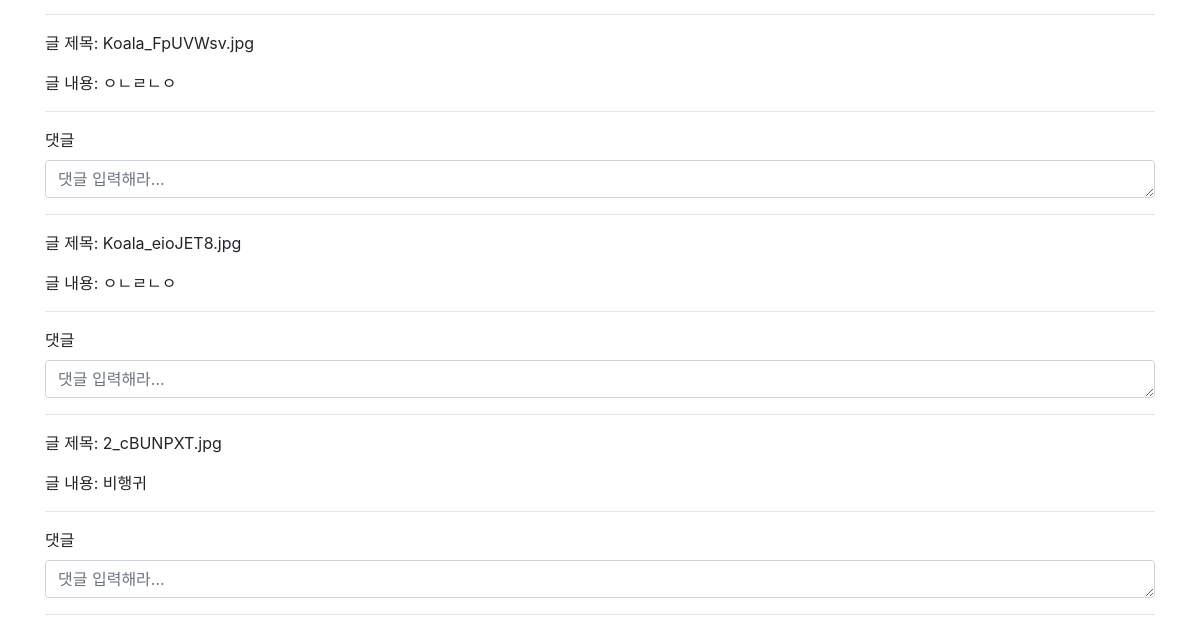
/photos/explore/ (lower part), run on an earlier commit of the app's database.
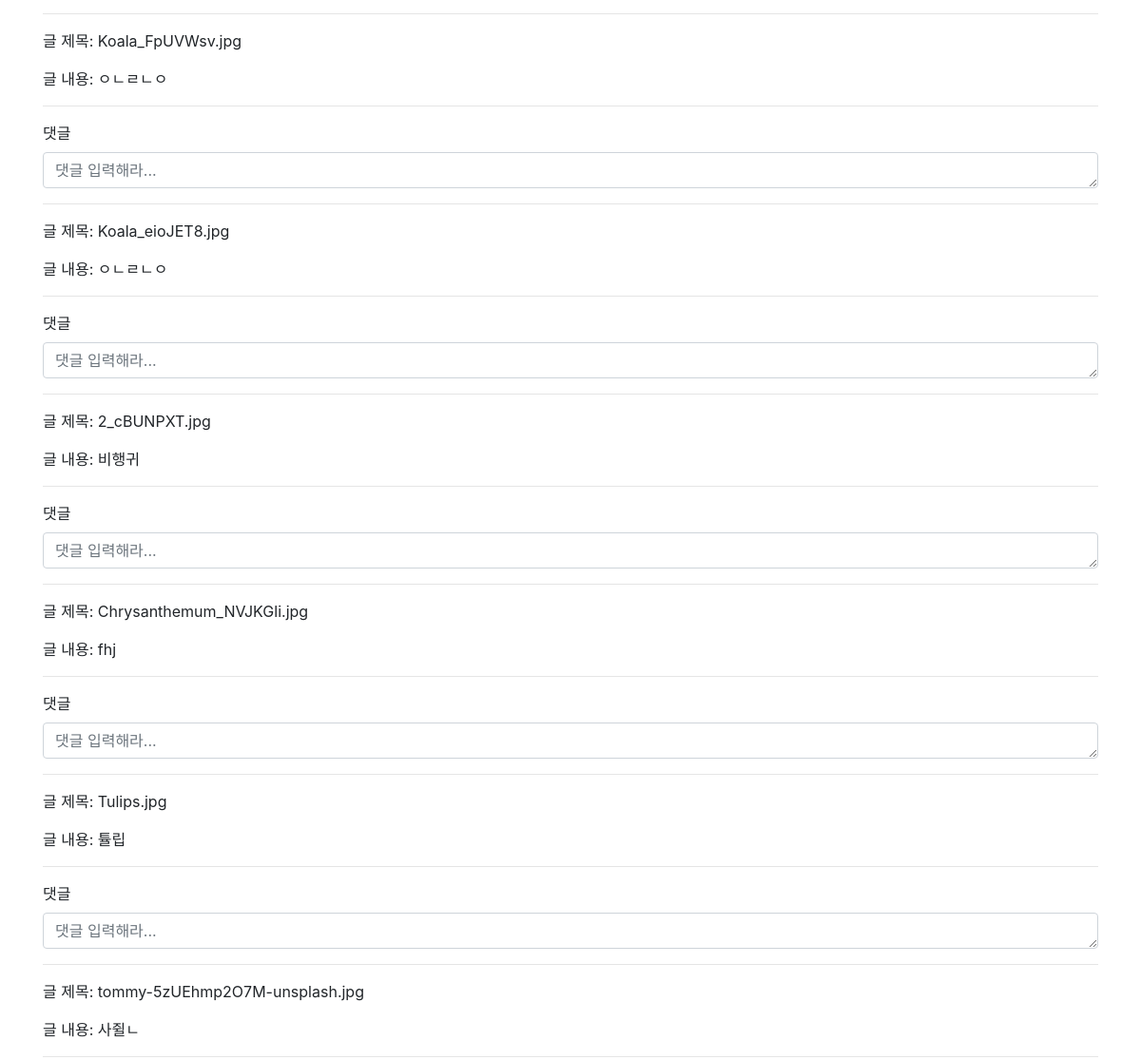
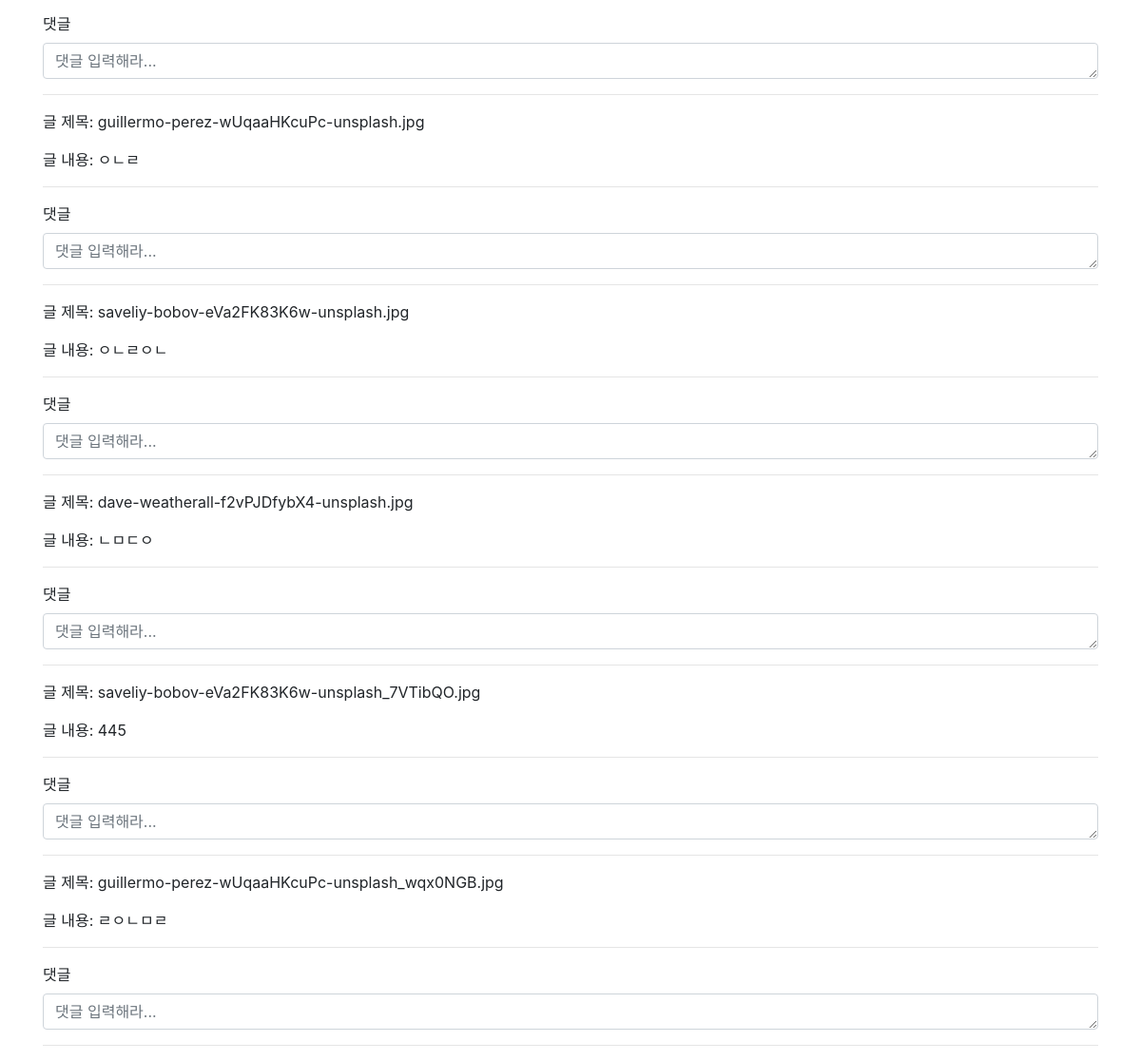
And on a later commit of the database (2 pictures, top to bottom).
### photos/models.py (models this page shows, shortened)
class Photo(models.Model):
  photo = models.ImageField()
  content = models.TextField()
  longitude = models.FloatField()
  latitude = models.FloatField()
  created_at = models.DateTimeField(auto_now_add=True)
  updated_at = models.DateTimeField(auto_now=True)
  user = models.ForeignKey(settings.AUTH_USER_MODEL, on_delete=models.CASCADE)
  like_users = models.ManyToManyField(settings.AUTH_USER_MODEL, related_name='like_articles', blank=True)
  hashtags = models.ManyToManyField(Hashtag, blank=True)

### photos/views.py (the view)
# urls.py: path('explore/', views.explore, name='explore'),
def explore(request):
  photos = Photo.objects.all()
  comment_form = CommentForm()
  context = {
    'photos':photos,
    'comment_form':comment_form,
  }
  return render(request, 'photos/photo_list.html', context)

### photos/forms.py
class CommentForm(forms.ModelForm):
  content = forms.CharField(
    label='댓글',
    widget=forms.Textarea(
      attrs={
        'class':'content',
        'placeholder':'댓글 입력해라...',
        'rows':1,
      }
    )
  )
  class Meta:
    model = Comment
    fields = ('content',)

### config/templates/photos/photo_list.html (shortened to what this page needs)
{% extends 'base.html' %}
{% load bootstrap4 %}
{% block body %}
{% for photo in photos %}
  <p>글 제목: {{ photo.photo }}</p>
  <p>글 내용: {{ photo.content }}</p>
  <hr>
  <form action="{% url 'photos:comment_create' photo.pk %}" method="POST">
    {% bootstrap_form comment_form %}
  </form>
  <hr>
{% endfor %}
{% endblock %}

### config/templates/base.html (shortened to what this page needs)
{% load bootstrap4 %}
<!DOCTYPE html>
<html lang="en">
{% load static %}
<head>
  {% bootstrap_css %}
</head>
<body>
  <div class="container">
    {% block body %}
    {% endblock body %}
  </div>
</body>
</html>

### config/templates/photos/_nav.html (shortened to what this page needs)
{% load gravatar %}

What changed in the data, as far as the page shows it:
added Photo: photo "Chrysanthemum_NVJKGli.jpg", content "fhj"
added Photo: photo "Tulips.jpg", content "튤립"
added Photo: photo "tommy-5zUEhmp2O7M-unsplash.jpg", content "사쥘ㄴ"
added Photo: photo "guillermo-perez-wUqaaHKcuPc-unsplash.jpg", content "ㅇㄴㄹ"
added Photo: photo "saveliy-bobov-eVa2FK83K6w-unsplash.jpg", content "ㅇㄴㄹㅇㄴ"
added Photo: photo "dave-weatherall-f2vPJDfybX4-unsplash.jpg", content "ㄴㅁㄷㅇ"
added Photo: photo "saveliy-bobov-eVa2FK83K6w-unsplash_7VTibQO.jpg", content "445"
added Photo: photo "guillermo-perez-wUqaaHKcuPc-unsplash_wqx0NGB.jpg", content "ㄹㅇㄴㅁㄹ"
